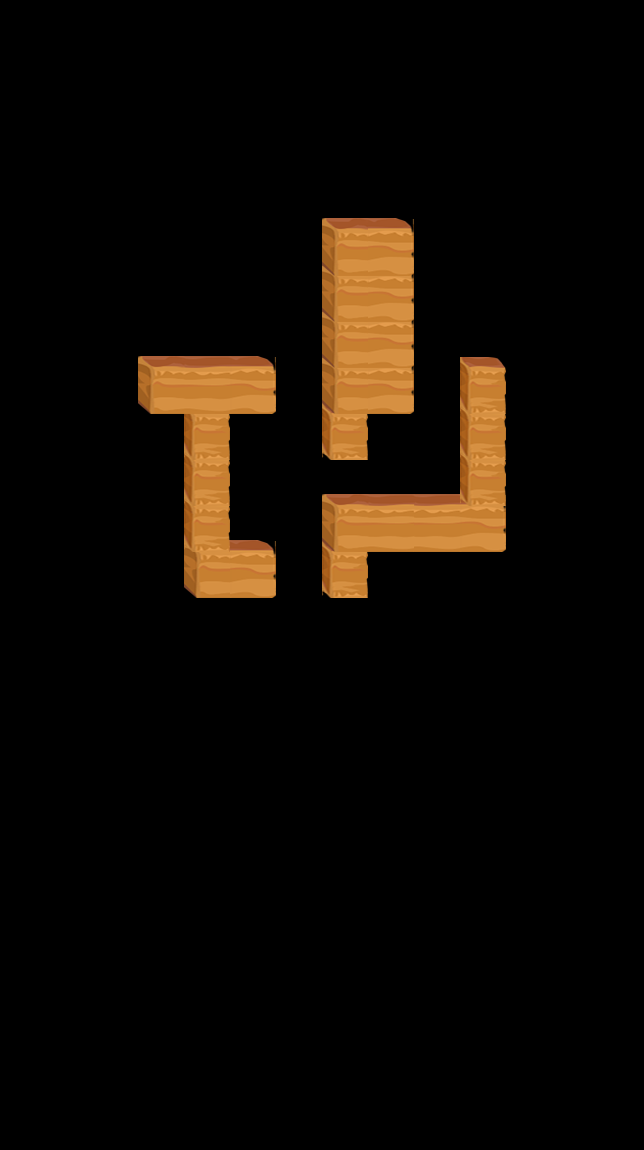

Tiled map render using the project's own tile images. Description and the map definition, with tile-layer contents summarised, below:
An orthogonal 14x25 tile map with 46x46 px tiles, 8 tile layers (layer1, layer2, layer3, layer4, ...) and 33 objects (startPos1, startPos2, startPos3, apple, exit, ...).

<map version="1.0" orientation="orthogonal" renderorder="right-down" width="14" height="25" tilewidth="46" tileheight="46">
 <tileset firstgid="1" name="road" tilewidth="46" tileheight="58">
  <image source="road.png" width="184" height="58" />
 </tileset>
 <layer name="layer1" width="14" height="25">
  <data>[350 cells, 3 non-empty, 3 distinct tile ids]</data>
 </layer>
 <layer name="layer2" width="14" height="25">
  <data>[350 cells, 5 non-empty, 4 distinct tile ids]</data>
 </layer>
 <layer name="layer3" width="14" height="25">
  <data>[350 cells, 2 non-empty, 1 distinct tile ids]</data>
 </layer>
 <layer name="layer4" width="14" height="25">
  <data>[350 cells, 3 non-empty, 1 distinct tile ids]</data>
 </layer>
 <layer name="layer5" width="14" height="25">
  <data>[350 cells, 6 non-empty, 4 distinct tile ids]</data>
 </layer>
 <layer name="layer6" width="14" height="25">
  <data>[350 cells, 2 non-empty, 2 distinct tile ids]</data>
 </layer>
 <layer name="layer7" width="14" height="25">
  <data>[350 cells, 2 non-empty, 2 distinct tile ids]</data>
 </layer>
 <layer name="layer8" width="14" height="25">
  <data>[350 cells, 2 non-empty, 2 distinct tile ids]</data>
 </layer>
 <objectgroup name="objLayer">
  <object name="startPos1" x="252" y="345.333" />
  <object name="startPos2" x="206" y="345.333" />
  <object name="startPos3" x="162" y="345.333" />
  <object name="apple" x="298" y="530" />
  <object name="exit" x="482.667" y="344.667" />
 </objectgroup>
 <objectgroup name="tipsLayer">
  <object name="1" x="295.333" y="347.333">
   <properties>
    <property name="dir" value="right" />
   </properties>
   <ellipse />
  </object>
  <object name="2" x="298" y="392.667">
   <properties>
    <property name="dir" value="down" />
   </properties>
   <ellipse />
  </object>
  <object name="3" x="294" y="442">
   <properties>
    <property name="dir" value="down" />
   </properties>
   <ellipse />
  </object>
  <object name="4" x="295.333" y="480.667">
   <properties>
    <property name="dir" value="down" />
   </properties>
   <ellipse />
  </object>
  <object name="5" x="338" y="482">
   <properties>
    <property name="dir" value="right" />
   </properties>
   <ellipse />
  </object>
  <object name="6" x="391.333" y="486">
   <properties>
    <property name="dir" value="right" />
   </properties>
   <ellipse />
  </object>
  <object name="7" x="432.667" y="487.333">
   <properties>
    <property name="dir" value="right" />
   </properties>
   <ellipse />
  </object>
  <object name="8" x="435.333" y="443.333">
   <properties>
    <property name="dir" value="up" />
   </properties>
   <ellipse />
  </object>
  <object name="9" x="384.667" y="438">
   <properties>
    <property name="dir" value="left" />
   </properties>
   <ellipse />
  </object>
  <object name="10" x="386" y="480.667">
   <properties>
    <property name="dir" value="down" />
   </properties>
   <ellipse />
  </object>
  <object name="11" x="343.333" y="480.667">
   <properties>
    <property name="dir" value="left" />
   </properties>
   <ellipse />
  </object>
  <object name="12" x="296.667" y="482">
   <properties>
    <property name="dir" value="left" />
   </properties>
   <ellipse />
  </object>
  <object name="13" x="302" y="524.667">
   <properties>
    <property name="dir" value="down" />
   </properties>
   <ellipse />
  </object>
  <object name="14" x="256.667" y="524.667">
   <properties>
    <property name="dir" value="left" />
   </properties>
   <ellipse />
  </object>
  <object name="15" x="252.667" y="483.333">
   <properties>
    <property name="dir" value="up" />
   </properties>
   <ellipse />
  </object>
  <object name="16" x="256.667" y="443.333">
   <properties>
    <property name="dir" value="up" />
   </properties>
   <ellipse />
  </object>
  <object name="17" x="299.333" y="438">
   <properties>
    <property name="dir" value="right" />
   </properties>
   <ellipse />
  </object>
  <object name="18" x="304.667" y="394">
   <properties>
    <property name="dir" value="up" />
   </properties>
   <ellipse />
  </object>
  <object name="19" x="252.667" y="440.667">
   <properties>
    <property name="dir" value="left" />
   </properties>
   <ellipse />
  </object>
  <object name="20" x="256.667" y="436.667">
   <properties>
    <property name="dir" value="up" />
   </properties>
   <ellipse />
  </object>
  <object name="21" x="303.333" y="480.667">
   <properties>
    <property name="dir" value="right" />
   </properties>
   <ellipse />
  </object>
  <object name="22" x="342" y="476.667">
   <properties>
    <property name="dir" value="right" />
   </properties>
   <ellipse />
  </object>
  <object name="23" x="384.667" y="483.333">
   <properties>
    <property name="dir" value="right" />
   </properties>
   <ellipse />
  </object>
  <object name="24" x="427.333" y="480.667">
   <properties>
    <property name="dir" value="right" />
   </properties>
   <ellipse />
  </object>
  <object name="25" x="438" y="442">
   <properties>
    <property name="dir" value="up" />
   </properties>
   <ellipse />
  </object>
  <object name="26" x="434" y="390">
   <properties>
    <property name="dir" value="up" />
   </properties>
   <ellipse />
  </object>
  <object name="27" x="432.667" y="350">
   <properties>
    <property name="dir" value="up" />
   </properties>
   <ellipse />
  </object>
  <object name="28" x="478" y="342">
   <properties>
    <property name="dir" value="right" />
   </properties>
   <ellipse />
  </object>
 </objectgroup>
</map>
